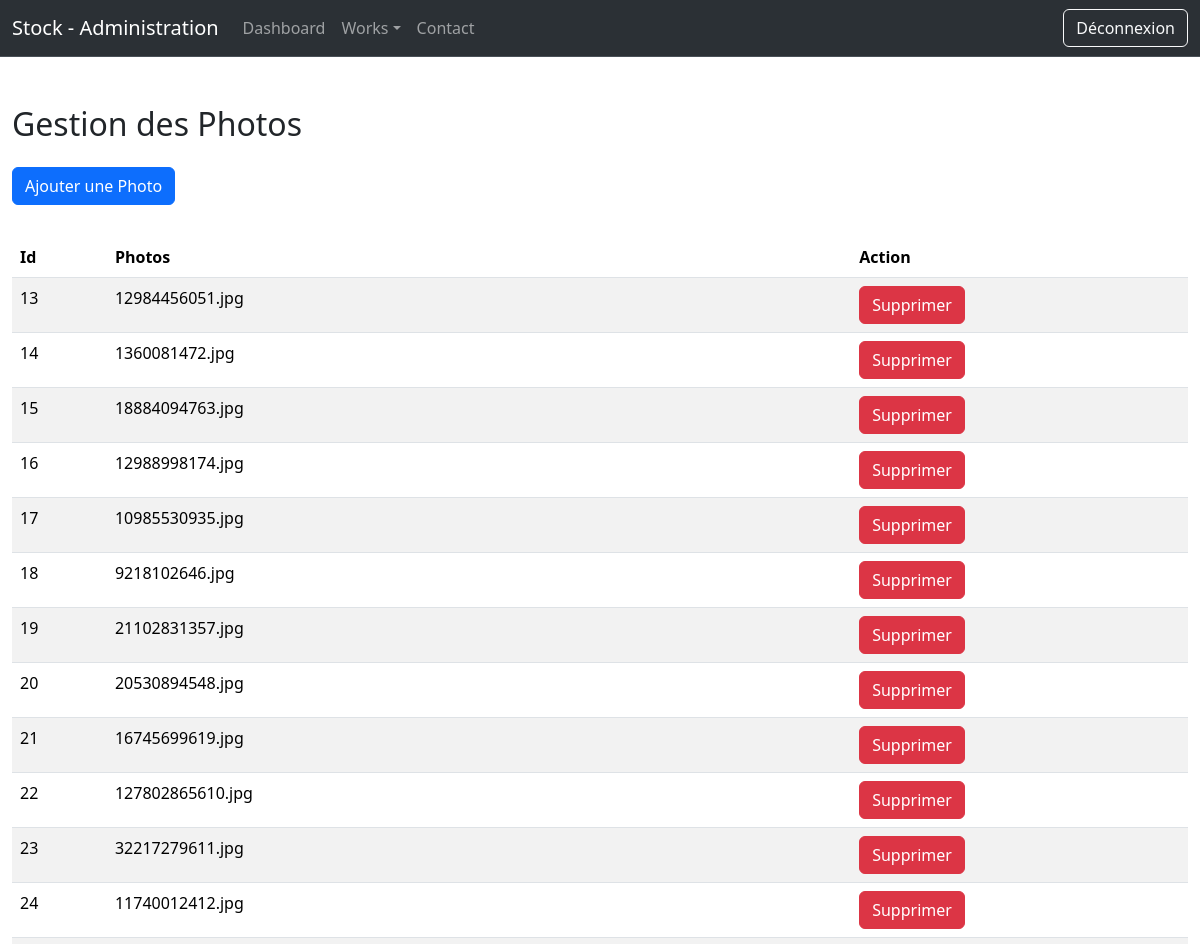
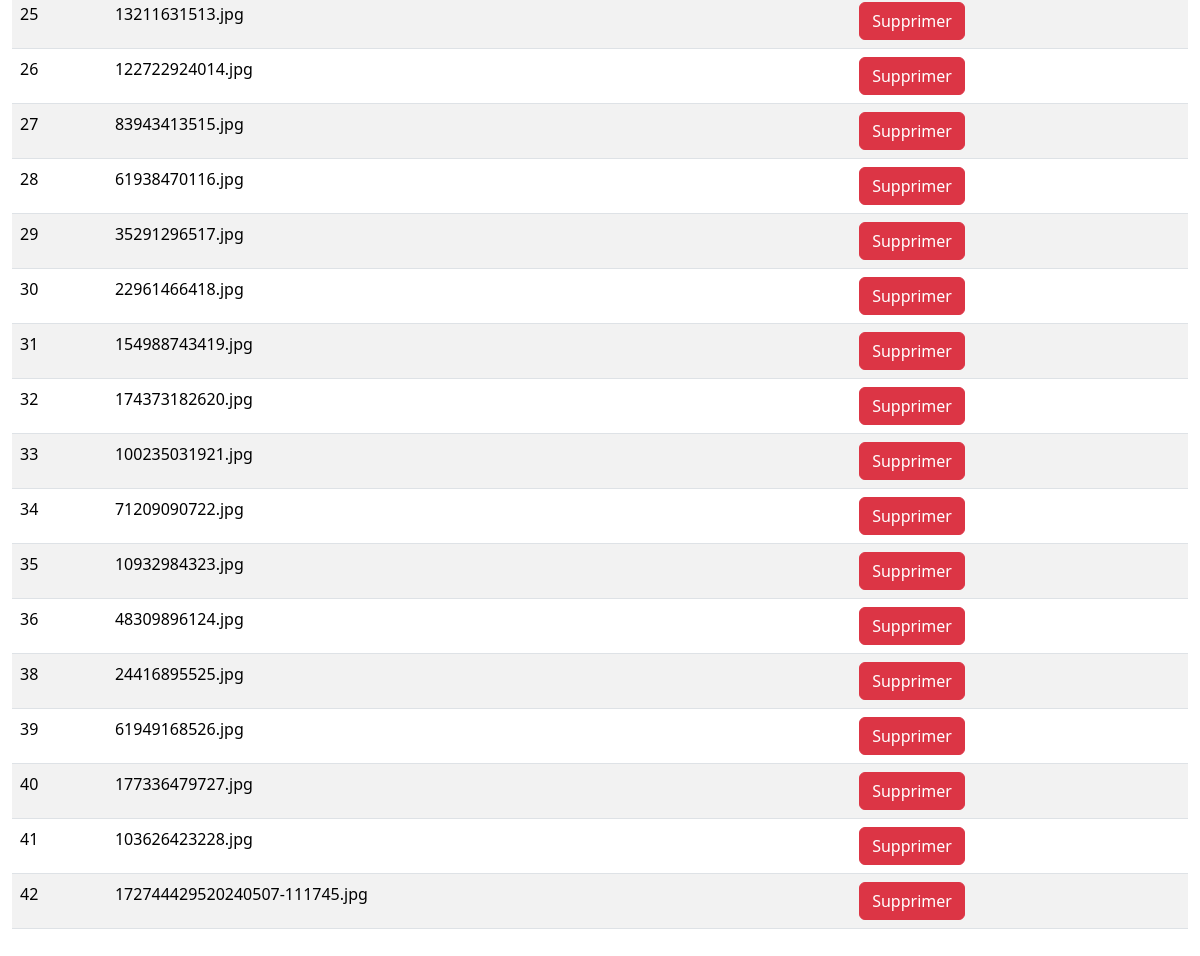
The app's page /admin/pictures.php (signed in) with its own data (2 pictures, top to bottom).
### tables this page shows
CREATE TABLE `pictures` (
  `id` int(11) NOT NULL,
  `picture` varchar(255) NOT NULL
);

### admin/pictures.php (the view, shortened to what this page needs)
<?php
    require "../connexion.php";
?>
<!DOCTYPE html>
<html lang="en">
<head>
    <link href="https://cdn.jsdelivr.net/npm/bootstrap@5.3.2/dist/css/bootstrap.min.css" rel="stylesheet">
</head>
<body>
    <?php
        include("partials/header.php");
    ?>
    <div class="container-fluid my-5">
     <h2>Gestion des Photos</h2>
     <a href="addPicture.php" class="btn btn-primary my-3">Ajouter une Photo</a>
     <table class="table table-striped my-3">
        <thead>
            <tr>
                <th>Id</th>
                <th>Photos</th>
                <th>Action</th>
            </tr>
        </thead>
        <tbody>
            <?php
                $req = $bdd->query("SELECT * FROM pictures");
                while($don = $req->fetch())
                {
                    echo "<tr>";
                        echo "<td>".$don['id']."</td>";
                        echo "<td>".$don['picture']."</td>";
                        echo "<td>";
                            echo "<a href='pictures.php?delete=".$don['id']."' class='btn btn-danger'>Supprimer</a>";
                        echo "</td>";
                    echo "</tr>";
                }
            ?>
        </tbody>
     </table>
    </div>
</body>
</html>

### records on screen
pictures: id "13", picture "12984456051.jpg"
pictures: id "14", picture "1360081472.jpg"
pictures: id "15", picture "18884094763.jpg"
pictures: id "16", picture "12988998174.jpg"
pictures: id "17", picture "10985530935.jpg"
pictures: id "18", picture "9218102646.jpg"
pictures: id "19", picture "21102831357.jpg"
pictures: id "20", picture "20530894548.jpg"
pictures: id "21", picture "16745699619.jpg"
pictures: id "22", picture "127802865610.jpg"
pictures: id "23", picture "32217279611.jpg"
pictures: id "24", picture "11740012412.jpg"
pictures: id "25", picture "13211631513.jpg"
pictures: id "26", picture "122722924014.jpg"
pictures: id "27", picture "83943413515.jpg"
pictures: id "28", picture "61938470116.jpg"
pictures: id "29", picture "35291296517.jpg"
pictures: id "30", picture "22961466418.jpg"
pictures: id "31", picture "154988743419.jpg"
pictures: id "32", picture "174373182620.jpg"
pictures: id "33", picture "100235031921.jpg"
pictures: id "34", picture "71209090722.jpg"
pictures: id "35", picture "10932984323.jpg"
pictures: id "36", picture "48309896124.jpg"
pictures: id "38", picture "24416895525.jpg"
pictures: id "39", picture "61949168526.jpg"
pictures: id "40", picture "177336479727.jpg"
pictures: id "41", picture "103626423228.jpg"
pictures: id "42", picture "172744429520240507-111745.jpg"
